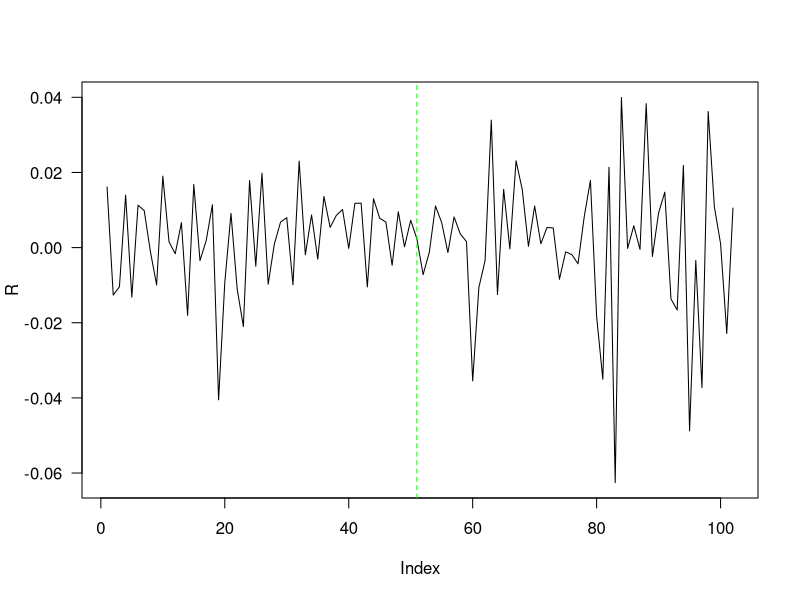
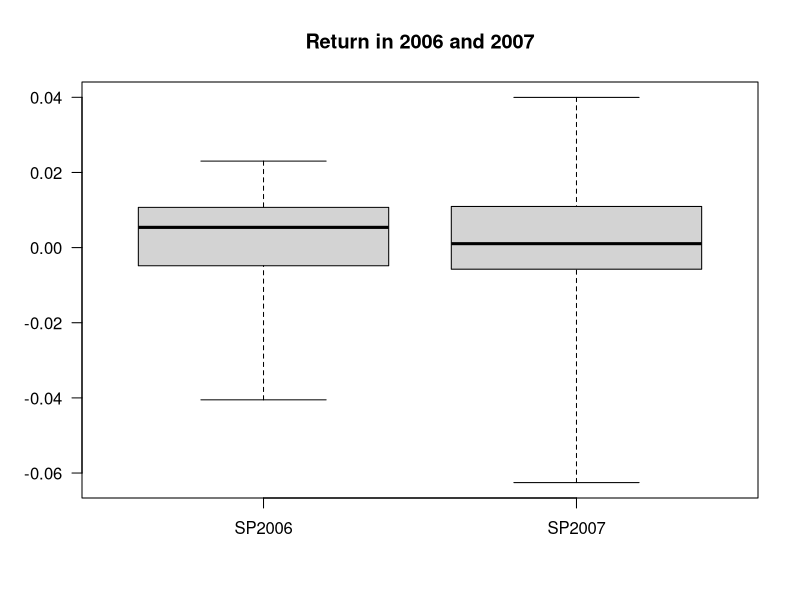
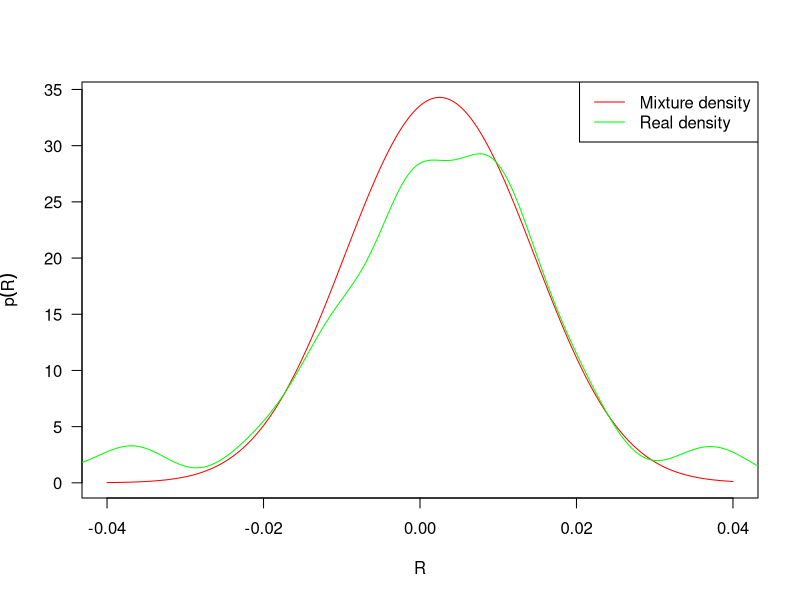
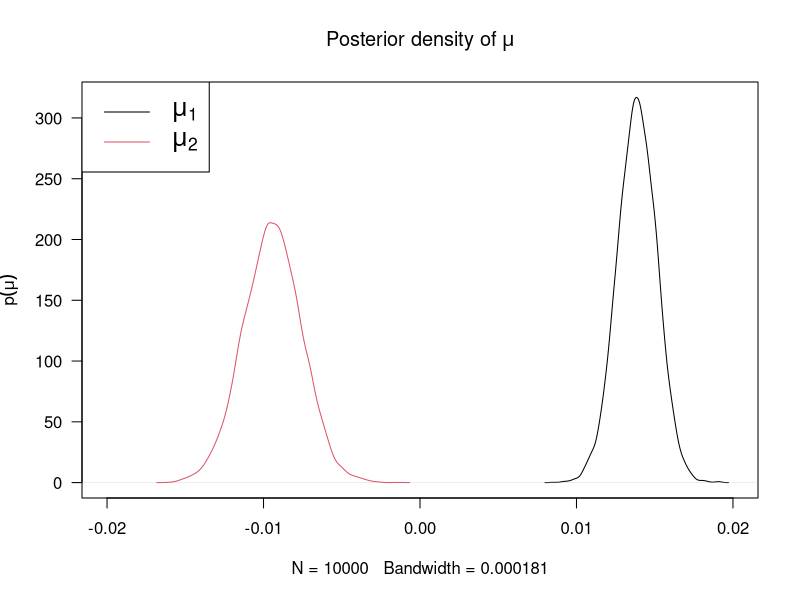
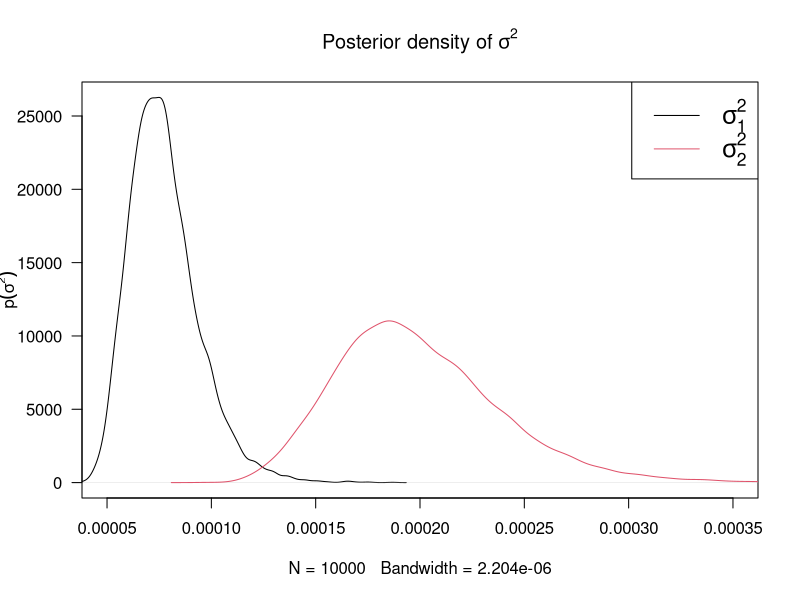
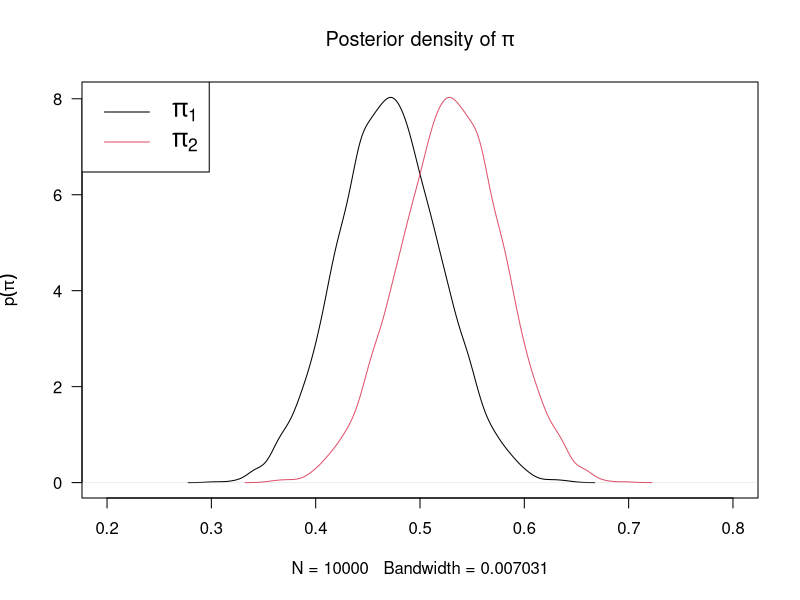
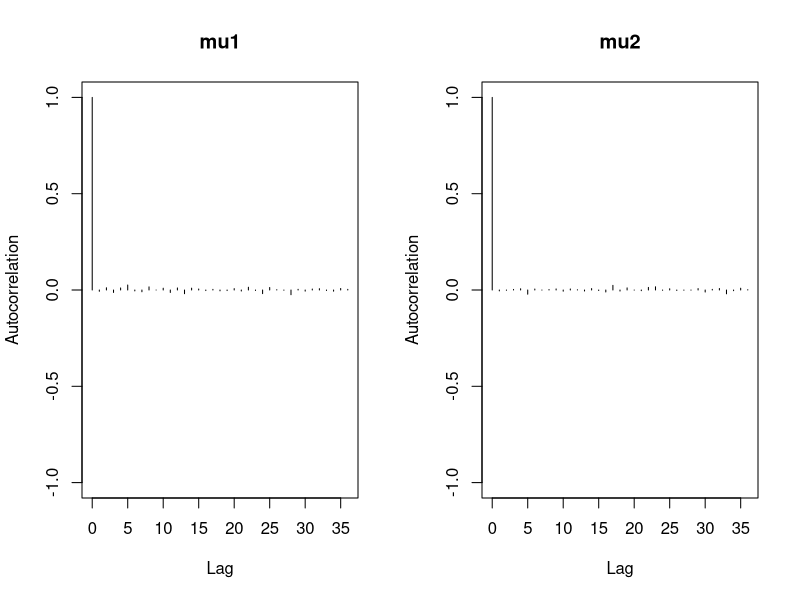

Generate these figures, in order, with R:
## ---- chunk 1
knitr::opts_chunk$set(echo = F)
library(coda)
library(MASS)
library(mvtnorm)

## ---- chunk 2

setwd("~/Desktop/STAT-S 426/STAT-S426-Project")
SP500.2006 <- read.csv("2006.txt",header = F)
SP500.2007 <- read.csv("2007.txt",header = F)
SP500 <- rbind(SP500.2006,SP500.2007)

R = c()
for (i in 2:nrow(SP500)){
  R = c(R, log(SP500$V2[i]/SP500$V2[i-1]))
}

## ---- chunk 3

plot(R, type = 'l', las = 1)
abline(v = length(R)/2, col = 'green', lty = 2)
# boxplot(R, las = 1)
# summary(R)

# plot(density(R),las = 1, xlab = 'R')

boxplot(list(SP2006 = R[1:round(length(R)/2)],SP2007 = R[round(length(R)/2):length(R)]),
        las = 1, range = 0, main = 'Return in 2006 and 2007')

# abline(v = 0.008, col = 3)
# abline(v = -0.001, col = 5)

# length(subset(R, R > 0.009))
# length(subset(R, R > 0.003 & R < 0.011))

# length(subset(R, R > -0.002 & R < 0.009))
# length(subset(R, R < -0.002))

## ---- chunk 4
# K = # of mixture normal models 
# T = total # of days
# pi = proportion of each normal model
# mu = mean of each normal
# theta = variance of each normal
# v_t ~ Uniform[0,1]
# Gt = k -> which normal model

mu = c(0.008, -0.003)
s2 = c(0.0001, 0.0001)
p = c(0.5, 0.5)
K = 2 # the number of mixed normal models

interval = seq(-0.04,0.04,0.0001)
plot(interval, p[1]*dnorm(interval, mu[1], sqrt(s2[1])) + p[2]*dnorm(interval, mu[2], sqrt(s2[2])), 
     col = 'red', las = 1, ylab = expression(p(R)), xlab = expression(R), type = 'l')
lines(density(R),col='green')
legend('topright',legend = c("Mixture density","Real density"), lty = c(1,1), col = c('red','green'))

## ---- chunk 5

# Fix K = 2, v_t = 0 (p. 595)

Psi.k = function(u){
  return(log(p[1]*exp(-u*mu[1] + u^2*s2[1]/2) + p[2]*exp(-u*mu[2] + u^2*s2[2]/2)))
}

Psi.vt = Psi.k(u = 0)
Psi.vt_1 = Psi.k(u = -1)

r_t = 0.0044

rho_t = r_t + Psi.vt - Psi.vt_1

Post.Gt.1 = p[1] * dnorm(R, mu[1] + rho_t,sqrt(s2[1]))/(p[1] * dnorm(R, mu[1] + rho_t,sqrt(s2[1])) + p[2] * dnorm(R, mu[2] + rho_t,sqrt(s2[2])))
Post.Gt.2 = p[2] * dnorm(R, mu[2] + rho_t,sqrt(s2[2]))/(p[1] * dnorm(R, mu[1] + rho_t,sqrt(s2[1])) + p[2] * dnorm(R, mu[2] + rho_t,sqrt(s2[2])))

model.num = c()
for (i in 1:length(R)){
  if (Post.Gt.1[i] > Post.Gt.2[i]){
    model.num = c(model.num,1)
  }
  else {model.num = c(model.num,2)}
}

# cbind(Post.Gt.1, Post.Gt.2, model.num)

x1 = length(subset(model.num, model.num == 1))
x2 = length(subset(model.num, model.num == 2))

c(x1, x2)
## ---- chunk 6

a <- b <- 1
mu_0 <- mean(mu)
tao_0.sq <- 0.01^2
sigma_0.sq <- 0.01^2
v_0 <- 1

trace <- array(NA, dim = c(10000,5), dimnames=list(iteration=NULL, parameters = c('mu1', 'mu2','sigma1.sq','sigma2.sq','p')))
trace[1,] <- tr <- c(mean(R[model.num == 1]), mean(R[model.num == 2]), 
                     var(R[model.num == 1]), var(R[model.num == 2]), 0.5)


x1 = length(subset(model.num, model.num == 1))
x2 = length(subset(model.num, model.num == 2))

R1 = R[model.num == 1]
R2 = R[model.num == 2]

R1.bar = mean(R[model.num == 1])
R2.bar = mean(R[model.num == 2])


for (i in 2:10000){
  new.p <- rbeta(1,  x1 + a, x2 + b)
  
  new.sigma1.sq <- 1/rgamma(1,0.5*(v_0 + x1),0.5*(v_0*sigma_0.sq + sum((R[model.num == 1]-tr[1])^2)))
  new.sigma2.sq <- 1/rgamma(1,0.5*(v_0 + x2),0.5*(v_0*sigma_0.sq + sum((R[model.num == 2]-tr[2])^2)))
  
  new.mu1 <- rnorm(1,(mu_0/tao_0.sq + x1*R1.bar/new.sigma1.sq)/(1/tao_0.sq + x1/new.sigma1.sq),
                      sqrt(1/(1/tao_0.sq + x1/new.sigma1.sq)))

  new.mu2 <- rnorm(1,(mu_0/tao_0.sq + x2*R2.bar/new.sigma2.sq)/(1/tao_0.sq + x2/new.sigma2.sq),
                      sqrt(1/(1/tao_0.sq + x2/new.sigma2.sq)))
  
  trace[i,] <- tr <- c(new.mu1, new.mu2, new.sigma1.sq, new.sigma2.sq, new.p)
  
  }

## ---- chunk 7

plot(density(trace[,1]), type = 'l', ylab = expression(p(mu)),las = 1,xlim = c(-0.020,0.020),
     main = expression('Posterior density of'~mu))
lines(density(trace[,2]), type = 'l',col=2)
legend('topleft',legend = c(expression(mu[1]),expression(mu[2])), 
       col = c(1,2), lty = c(1,1), cex = 1.5)

plot(density(trace[,3]), type = 'l', ylab = expression(p(sigma^2)), las = 1, xlim = c(5e-5,3.5e-4),
     main = expression('Posterior density of'~sigma^2))
lines(density(trace[,4]), type = 'l', col = 2)
legend('topright',legend = c(expression(sigma[1]^2),expression(sigma[2]^2)), 
       col = c(1,2), lty = c(1,1), cex = 1.5)


plot(density(trace[,5]), type = 'l', ylab = expression(p(pi)),xlim = c(0.2,0.8), las = 1,
     main = expression('Posterior density of'~pi))
lines(density(1-trace[,5]), col=2)
legend('topleft',legend = c(expression(pi[1]),expression(pi[2])), 
       col = c(1,2), lty = c(1,1),cex = 1.5)

## ---- chunk 8

post.inf = apply(trace,2,FUN = function(x){return(c(mean(x),quantile(x,c(0.025,0.975))))})
row.names(post.inf)[1] = 'mean'
round(post.inf, 6)


## ---- chunk 9

mu.mcmc <- mcmc(trace[,1:2], start = 100)

autocorr.plot(mu.mcmc)

effectiveSize(mu.mcmc)
